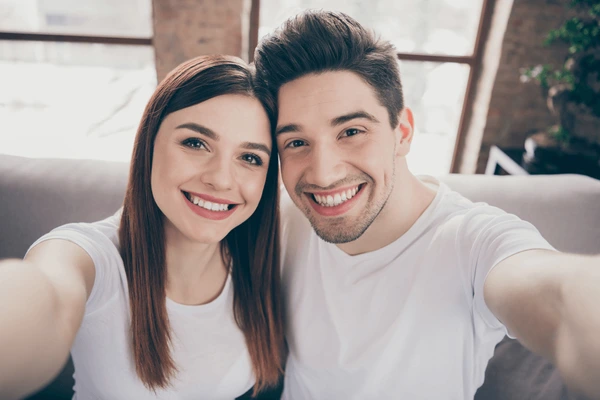
#> input picture CLASE4/img.png, 600 x 400 px
$ python calculoImg.py
#> lines starting #> are read from the running program, lines starting #| are printed output that depends on the picture; after the words box and inside, x2 and y2 are one past the last pixel; in counts of white or black regions, pixels touching at a corner belong together
import cv2
cc = cv2.CascadeClassifier(cv2.data.haarcascades + "haarcascade_frontalface_default.xml")
imgOriginal = cv2.imread("img.png")
#> imgOriginal is the input picture: shape (400, 600, 3); mean B, G, R 151.5, 154, 163.7
imgGrises = cv2.cvtColor(imgOriginal, cv2.COLOR_BGR2GRAY)
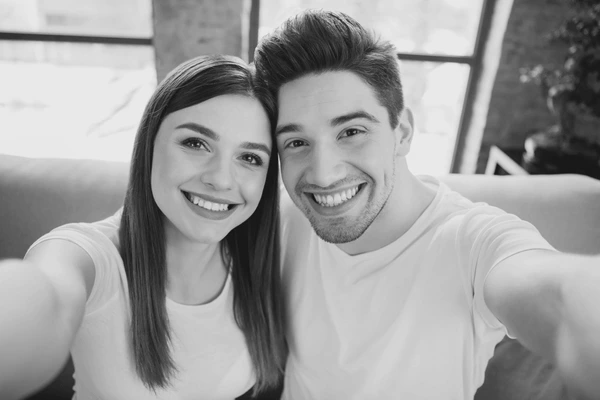
#> imgGrises: shape (400, 600); min 15, max 240, mean 156.6

#detectar rostros
rostros = cc.detectMultiScale(imgGrises, scaleFactor=1.1,minNeighbors=5, minSize=(30,30), flags=cv2.CASCADE_SCALE_IMAGE)
#> rostros = [[146, 95, 147, 147], [249, 78, 155, 155]]

print("se encontraron {0} rostros".format(len(rostros)))
#| se encontraron 2 rostros

# mostrar los rostros detectados
for (x, y, w, h) in rostros:
    cv2.rectangle(imgOriginal, (x, y), (x+w, y+h), (0, 255, 0), 2)
#> this loop made 2 passes
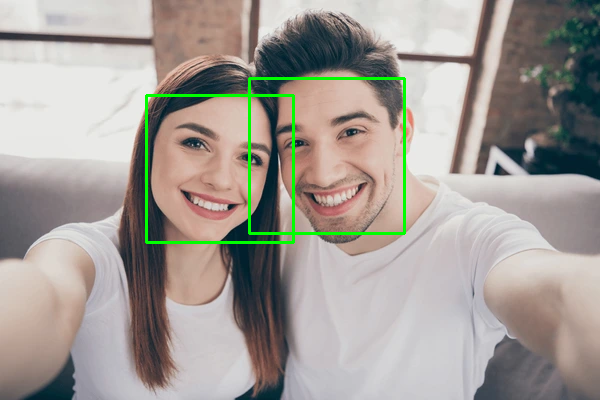
#> imgOriginal: shape (400, 600, 3); 1.5% of pixels changed, all inside (x1, y1, x2, y2) = (145, 77, 406, 244)
cv2.imshow("rostros encontrados", imgOriginal)
cv2.waitKey(0)
